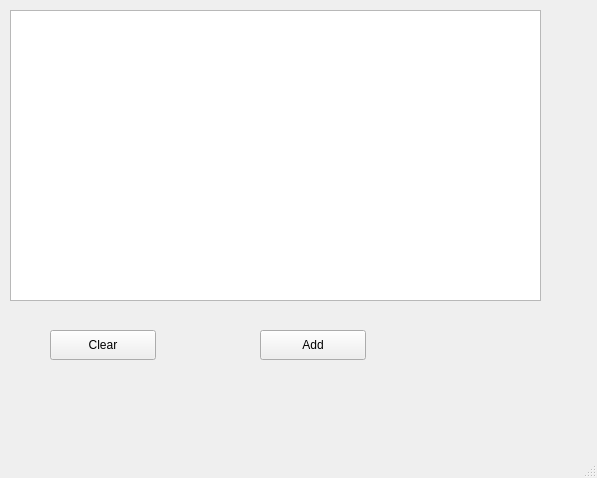
<?xml version="1.0" encoding="UTF-8"?>
<ui version="4.0">
 <class>SignalSlotTemplates</class>
 <widget class="QMainWindow" name="SignalSlotTemplates">
  <property name="geometry">
   <rect>
    <x>0</x>
    <y>0</y>
    <width>597</width>
    <height>478</height>
   </rect>
  </property>
  <property name="windowTitle">
   <string>SignalSlotTemplates</string>
  </property>
  <widget class="QWidget" name="centralwidget">
   <widget class="QTextEdit" name="textEdit">
    <property name="geometry">
     <rect>
      <x>10</x>
      <y>10</y>
      <width>531</width>
      <height>291</height>
     </rect>
    </property>
   </widget>
   <widget class="QPushButton" name="btnClear">
    <property name="geometry">
     <rect>
      <x>50</x>
      <y>330</y>
      <width>106</width>
      <height>30</height>
     </rect>
    </property>
    <property name="text">
     <string>Clear</string>
    </property>
   </widget>
   <widget class="QPushButton" name="btnAdd">
    <property name="geometry">
     <rect>
      <x>260</x>
      <y>330</y>
      <width>106</width>
      <height>30</height>
     </rect>
    </property>
    <property name="text">
     <string>Add</string>
    </property>
   </widget>
  </widget>
  <widget class="QMenuBar" name="menubar">
   <property name="geometry">
    <rect>
     <x>0</x>
     <y>0</y>
     <width>597</width>
     <height>26</height>
    </rect>
   </property>
  </widget>
  <widget class="QStatusBar" name="statusbar"/>
 </widget>
 <resources/>
 <connections/>
</ui>
